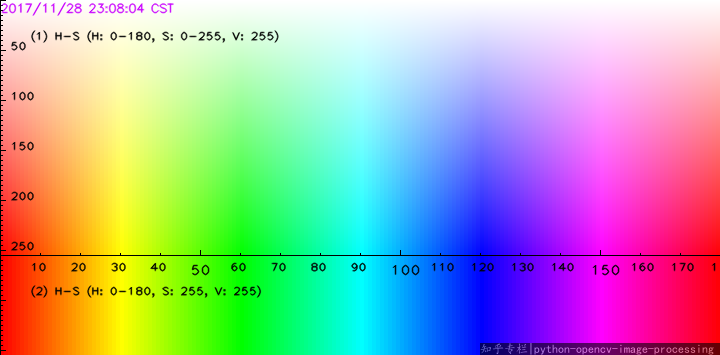
//> input picture ColourSpectrum.png, 720 x 355 px
$ ./Remap_Demo ../ColourSpectrum.png   (built with g++ and OpenCV 4)
//> lines starting //> are read from the running program, lines starting //| are printed output that depends on the picture
/**
 * @function Remap_Demo.cpp
 * @brief Demo code for Remap
 * @author Ana Huaman
 */

#include "opencv2/imgcodecs.hpp"
#include "opencv2/highgui.hpp"
#include "opencv2/imgproc.hpp"
#include <iostream>

using namespace cv;

/// Function Headers
void update_map( int &ind, Mat &map_x, Mat &map_y );

/**
 * @function main
 */
int main(int argc, const char** argv)
{
    CommandLineParser parser(argc, argv, "{@image |../data/chicky_512.png|input image name}");
    std::string filename = parser.get<std::string>(0);
    //! [Load]
    /// Load the image
    Mat src = imread( filename, IMREAD_COLOR );
//> src is the input picture: 355 rows x 720 cols, CV_8UC3; mean B, G, R 170.7, 171.1, 169.8
    if (src.empty())
    {
        std::cout << "Cannot read image: " << filename << std::endl;
        return -1;
    }
    //! [Load]

    //! [Create]
    /// Create dst, map_x and map_y with the same size as src:
    Mat dst(src.size(), src.type());
    Mat map_x(src.size(), CV_32FC1);
    Mat map_y(src.size(), CV_32FC1);
    //! [Create]

    //! [Window]
    /// Create window
    const char* remap_window = "Remap demo";
    namedWindow( remap_window, WINDOW_AUTOSIZE );
    //! [Window]

    //! [Loop]
    /// Index to switch between the remap modes
    int ind = 0;
    for(;;)
    {
        /// Update map_x & map_y. Then apply remap
        update_map(ind, map_x, map_y);
//> after the loop in update_map, `for( int i = 0; i < map_x.rows; i++ )`:
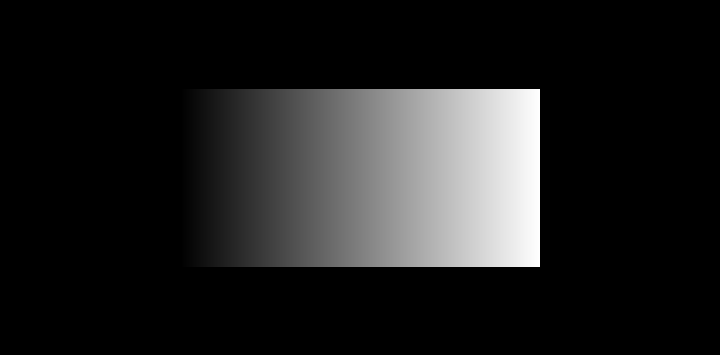
//> map_x: 355 rows x 720 cols, CV_32FC1; min 0, max 718.5, mean 90.1; drawn with min black and max white
//> after the loop in update_map, `for( int i = 0; i < map_x.rows; i++ )`:
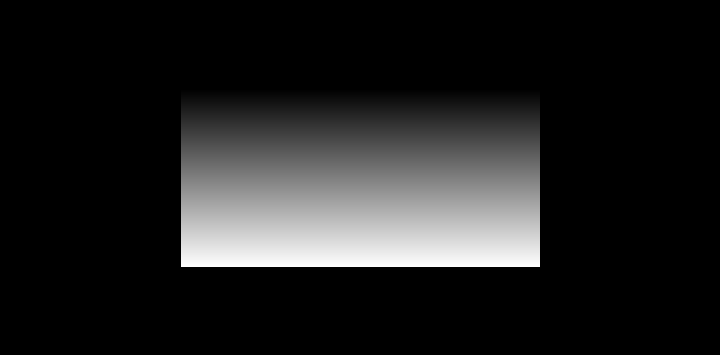
//> map_y: 355 rows x 720 cols, CV_32FC1; min 0, max 355, mean 44.5; drawn with min black and max white
//> ind = 1
        remap( src, dst, map_x, map_y, INTER_LINEAR, BORDER_CONSTANT, Scalar(0, 0, 0) );
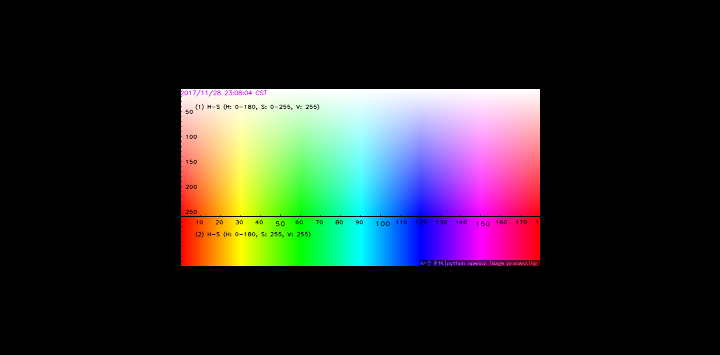
//> dst: 355 rows x 720 cols, CV_8UC3; mean B, G, R 42.4, 42.5, 42.2

        /// Display results
        imshow( remap_window, dst );

        /// Each 1 sec. Press ESC to exit the program
        char c = (char)waitKey( 1000 );
//> the Esc key is pressed
        if( c == 27 )
        {
            break;
        }
    }
    //! [Loop]
    return 0;
}

/**
 * @function update_map
 * @brief Fill the map_x and map_y matrices with 4 types of mappings
 */
//! [Update]
void update_map( int &ind, Mat &map_x, Mat &map_y )
{
    for( int i = 0; i < map_x.rows; i++ )
    {
        for( int j = 0; j < map_x.cols; j++ )
        {
            switch( ind )
            {
            case 0:
                if( j > map_x.cols*0.25 && j < map_x.cols*0.75 && i > map_x.rows*0.25 && i < map_x.rows*0.75 )
                {
                    map_x.at<float>(i, j) = 2*( j - map_x.cols*0.25f ) + 0.5f;
                    map_y.at<float>(i, j) = 2*( i - map_x.rows*0.25f ) + 0.5f;
                }
                else
                {
                    map_x.at<float>(i, j) = 0;
                    map_y.at<float>(i, j) = 0;
                }
                break;
            case 1:
                map_x.at<float>(i, j) = (float)j;
                map_y.at<float>(i, j) = (float)(map_x.rows - i);
                break;
            case 2:
                map_x.at<float>(i, j) = (float)(map_x.cols - j);
                map_y.at<float>(i, j) = (float)i;
                break;
            case 3:
                map_x.at<float>(i, j) = (float)(map_x.cols - j);
                map_y.at<float>(i, j) = (float)(map_x.rows - i);
                break;
            default:
                break;
            } // end of switch
        }
    }
    ind = (ind+1) % 4;
}
//! [Update]
